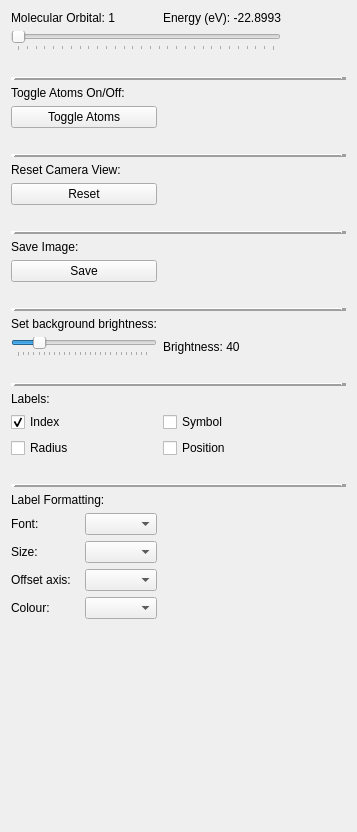
          <widget class="QWidget" name="scrollAreaWidgetContents_2">
           <property name="geometry">
            <rect>
             <x>0</x>
             <y>0</y>
             <width>357</width>
             <height>832</height>
            </rect>
           </property>
           <layout class="QGridLayout" name="gridLayout_9">
            <item row="0" column="0" colspan="2">
             <widget class="QLabel" name="horizontalSliderLabel">
              <property name="text">
               <string>Molecular Orbital: 1</string>
              </property>
             </widget>
            </item>
            <item row="2" column="0">
             <spacer name="verticalSpacer_2">
              <property name="orientation">
               <enum>Qt::Vertical</enum>
              </property>
              <property name="sizeType">
               <enum>QSizePolicy::Fixed</enum>
              </property>
              <property name="sizeHint" stdset="0">
               <size>
                <width>20</width>
                <height>20</height>
               </size>
              </property>
             </spacer>
            </item>
            <item row="3" column="0" colspan="4">
             <widget class="Line" name="line_8">
              <property name="frameShadow">
               <enum>QFrame::Raised</enum>
              </property>
              <property name="lineWidth">
               <number>5</number>
              </property>
              <property name="orientation">
               <enum>Qt::Horizontal</enum>
              </property>
             </widget>
            </item>
            <item row="4" column="0" colspan="2">
             <widget class="QLabel" name="label_7">
              <property name="text">
               <string>Toggle Atoms On/Off:</string>
              </property>
             </widget>
            </item>
            <item row="5" column="0" colspan="2">
             <widget class="QPushButton" name="toggleAtomsButton">
              <property name="text">
               <string>Toggle Atoms</string>
              </property>
              <property name="checkable">
               <bool>true</bool>
              </property>
              <property name="checked">
               <bool>false</bool>
              </property>
             </widget>
            </item>
            <item row="6" column="0">
             <spacer name="verticalSpacer_4">
              <property name="orientation">
               <enum>Qt::Vertical</enum>
              </property>
              <property name="sizeType">
               <enum>QSizePolicy::Fixed</enum>
              </property>
              <property name="sizeHint" stdset="0">
               <size>
                <width>20</width>
                <height>20</height>
               </size>
              </property>
             </spacer>
            </item>
            <item row="7" column="0" colspan="4">
             <widget class="Line" name="line_9">
              <property name="frameShadow">
               <enum>QFrame::Raised</enum>
              </property>
              <property name="lineWidth">
               <number>5</number>
              </property>
              <property name="orientation">
               <enum>Qt::Horizontal</enum>
              </property>
             </widget>
            </item>
            <item row="8" column="0" colspan="2">
             <widget class="QLabel" name="label_26">
              <property name="text">
               <string>Reset Camera View:</string>
              </property>
             </widget>
            </item>
            <item row="9" column="0" colspan="2">
             <widget class="QPushButton" name="resetViewButton">
              <property name="text">
               <string>Reset</string>
              </property>
             </widget>
            </item>
            <item row="10" column="0">
             <spacer name="verticalSpacer_5">
              <property name="orientation">
               <enum>Qt::Vertical</enum>
              </property>
              <property name="sizeType">
               <enum>QSizePolicy::Fixed</enum>
              </property>
              <property name="sizeHint" stdset="0">
               <size>
                <width>20</width>
                <height>20</height>
               </size>
              </property>
             </spacer>
            </item>
            <item row="11" column="0" colspan="4">
             <widget class="Line" name="line_10">
              <property name="frameShadow">
               <enum>QFrame::Raised</enum>
              </property>
              <property name="lineWidth">
               <number>5</number>
              </property>
              <property name="orientation">
               <enum>Qt::Horizontal</enum>
              </property>
             </widget>
            </item>
            <item row="12" column="0">
             <widget class="QLabel" name="label_27">
              <property name="text">
               <string>Save Image:</string>
              </property>
             </widget>
            </item>
            <item row="13" column="0" colspan="2">
             <widget class="QPushButton" name="saveImageButton">
              <property name="text">
               <string>Save</string>
              </property>
             </widget>
            </item>
            <item row="14" column="0">
             <spacer name="verticalSpacer_6">
              <property name="orientation">
               <enum>Qt::Vertical</enum>
              </property>
              <property name="sizeType">
               <enum>QSizePolicy::Fixed</enum>
              </property>
              <property name="sizeHint" stdset="0">
               <size>
                <width>20</width>
                <height>20</height>
               </size>
              </property>
             </spacer>
            </item>
            <item row="15" column="0" colspan="4">
             <widget class="Line" name="line_11">
              <property name="frameShadow">
               <enum>QFrame::Raised</enum>
              </property>
              <property name="lineWidth">
               <number>5</number>
              </property>
              <property name="orientation">
               <enum>Qt::Horizontal</enum>
              </property>
             </widget>
            </item>
            <item row="16" column="0" colspan="2">
             <widget class="QLabel" name="label_25">
              <property name="text">
               <string>Set background brightness:</string>
              </property>
             </widget>
            </item>
            <item row="17" column="0" colspan="2">
             <widget class="QSlider" name="brightnessSlider">
              <property name="minimum">
               <number>0</number>
              </property>
              <property name="maximum">
               <number>255</number>
              </property>
              <property name="singleStep">
               <number>10</number>
              </property>
              <property name="pageStep">
               <number>10</number>
              </property>
              <property name="value">
               <number>40</number>
              </property>
              <property name="orientation">
               <enum>Qt::Horizontal</enum>
              </property>
              <property name="tickPosition">
               <enum>QSlider::TicksBelow</enum>
              </property>
             </widget>
            </item>
            <item row="18" column="0">
             <spacer name="verticalSpacer_3">
              <property name="orientation">
               <enum>Qt::Vertical</enum>
              </property>
              <property name="sizeType">
               <enum>QSizePolicy::Fixed</enum>
              </property>
              <property name="sizeHint" stdset="0">
               <size>
                <width>20</width>
                <height>20</height>
               </size>
              </property>
             </spacer>
            </item>
            <item row="19" column="0" colspan="4">
             <widget class="Line" name="line_12">
              <property name="frameShadow">
               <enum>QFrame::Raised</enum>
              </property>
              <property name="lineWidth">
               <number>5</number>
              </property>
              <property name="orientation">
               <enum>Qt::Horizontal</enum>
              </property>
             </widget>
            </item>
            <item row="20" column="0">
             <widget class="QLabel" name="label_28">
              <property name="text">
               <string>Labels:</string>
              </property>
             </widget>
            </item>
            <item row="21" column="0">
             <widget class="QCheckBox" name="checkBoxIndex">
              <property name="text">
               <string>Index</string>
              </property>
              <property name="checked">
               <bool>true</bool>
              </property>
             </widget>
            </item>
            <item row="21" column="2">
             <widget class="QCheckBox" name="checkBoxSymbol">
              <property name="text">
               <string>Symbol</string>
              </property>
             </widget>
            </item>
            <item row="22" column="0">
             <widget class="QCheckBox" name="checkBoxRadius">
              <property name="text">
               <string>Radius</string>
              </property>
             </widget>
            </item>
            <item row="22" column="2">
             <widget class="QCheckBox" name="checkBoxPosition">
              <property name="text">
               <string>Position</string>
              </property>
             </widget>
            </item>
            <item row="23" column="0">
             <spacer name="verticalSpacer_7">
              <property name="orientation">
               <enum>Qt::Vertical</enum>
              </property>
              <property name="sizeType">
               <enum>QSizePolicy::Fixed</enum>
              </property>
              <property name="sizeHint" stdset="0">
               <size>
                <width>20</width>
                <height>20</height>
               </size>
              </property>
             </spacer>
            </item>
            <item row="24" column="0" colspan="4">
             <widget class="Line" name="line_13">
              <property name="frameShadow">
               <enum>QFrame::Raised</enum>
              </property>
              <property name="lineWidth">
               <number>5</number>
              </property>
              <property name="orientation">
               <enum>Qt::Horizontal</enum>
              </property>
             </widget>
            </item>
            <item row="25" column="0" colspan="2">
             <widget class="QLabel" name="label_29">
              <property name="text">
               <string>Label Formatting:</string>
              </property>
             </widget>
            </item>
            <item row="26" column="0">
             <widget class="QLabel" name="label_30">
              <property name="text">
               <string>Font:</string>
              </property>
             </widget>
            </item>
            <item row="26" column="1">
             <widget class="QComboBox" name="fontComboBox">
              <property name="currentText">
               <string/>
              </property>
              <property name="currentIndex">
               <number>-1</number>
              </property>
             </widget>
            </item>
            <item row="27" column="0">
             <widget class="QLabel" name="label_31">
              <property name="text">
               <string>Size:</string>
              </property>
             </widget>
            </item>
            <item row="27" column="1">
             <widget class="QComboBox" name="sizeComboBox">
              <property name="currentText">
               <string/>
              </property>
             </widget>
            </item>
            <item row="28" column="0">
             <widget class="QLabel" name="label_32">
              <property name="text">
               <string>Offset axis:</string>
              </property>
             </widget>
            </item>
            <item row="28" column="1">
             <widget class="QComboBox" name="offsetComboBox">
              <property name="currentText">
               <string/>
              </property>
             </widget>
            </item>
            <item row="29" column="0">
             <widget class="QLabel" name="label_38">
              <property name="text">
               <string>Colour:</string>
              </property>
             </widget>
            </item>
            <item row="29" column="1">
             <widget class="QComboBox" name="colourComboBox">
              <property name="currentText">
               <string/>
              </property>
             </widget>
            </item>
            <item row="0" column="2">
             <widget class="QLabel" name="horizontalSliderEnergyLabel">
              <property name="text">
               <string>Energy (eV): -22.8993</string>
              </property>
             </widget>
            </item>
            <item row="30" column="1">
             <spacer name="verticalSpacer_28">
              <property name="orientation">
               <enum>Qt::Vertical</enum>
              </property>
              <property name="sizeType">
               <enum>QSizePolicy::Expanding</enum>
              </property>
              <property name="sizeHint" stdset="0">
               <size>
                <width>20</width>
                <height>20</height>
               </size>
              </property>
             </spacer>
            </item>
            <item row="1" column="0" colspan="3">
             <widget class="QSlider" name="horizontalSlider">
              <property name="autoFillBackground">
               <bool>false</bool>
              </property>
              <property name="maximum">
               <number>29</number>
              </property>
              <property name="pageStep">
               <number>1</number>
              </property>
              <property name="orientation">
               <enum>Qt::Horizontal</enum>
              </property>
              <property name="tickPosition">
               <enum>QSlider::TicksBelow</enum>
              </property>
             </widget>
            </item>
            <item row="17" column="2">
             <widget class="QLabel" name="brightnessSliderLabel">
              <property name="text">
               <string>Brightness: 40</string>
              </property>
             </widget>
            </item>
           </layout>
          </widget>
